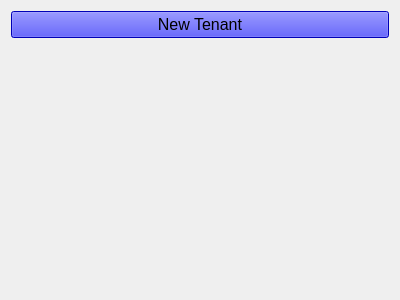
<?xml version="1.0" encoding="UTF-8"?>
<ui version="4.0">
 <class>W_Tenant_Manager</class>
 <widget class="QWidget" name="W_Tenant_Manager">
  <property name="geometry">
   <rect>
    <x>0</x>
    <y>0</y>
    <width>400</width>
    <height>300</height>
   </rect>
  </property>
  <property name="windowTitle">
   <string>Form</string>
  </property>
  <layout class="QVBoxLayout" name="verticalLayout_2">
   <item>
    <widget class="QPushButton" name="b_new">
     <property name="font">
      <font>
       <pointsize>12</pointsize>
      </font>
     </property>
     <property name="styleSheet">
      <string notr="true">background-color: blue</string>
     </property>
     <property name="text">
      <string>New Tenant</string>
     </property>
     <property name="icon">
      <iconset resource="../../resources/icons.qrc">
       <normaloff>:/assets/vcs-added.svg</normaloff>:/assets/vcs-added.svg</iconset>
     </property>
    </widget>
   </item>
   <item>
    <widget class="W_Tile_View" name="tile_view" native="true"/>
   </item>
  </layout>
 </widget>
 <customwidgets>
  <customwidget>
   <class>W_Tile_View</class>
   <extends>QWidget</extends>
   <header>w_tile_view.h</header>
   <container>1</container>
  </customwidget>
 </customwidgets>
 <resources>
  <include location="../../resources/icons.qrc"/>
 </resources>
 <connections/>
</ui>
